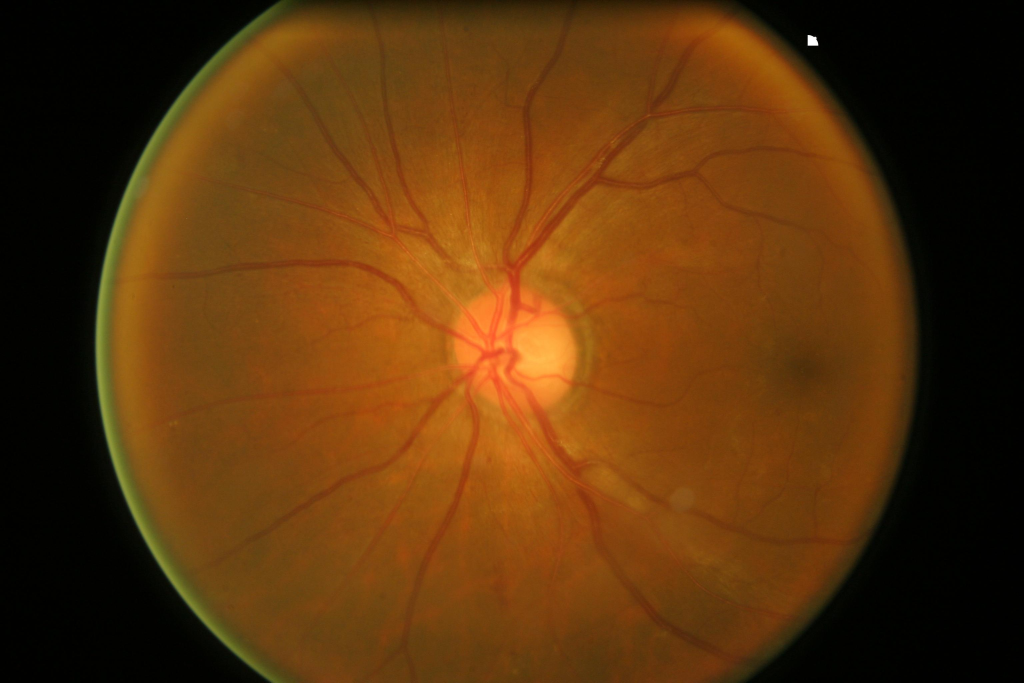
#> input picture model/RETFound/dataset/test/glaucoma/598.jpg, 3072 x 2048 px (shown at 1/3 size)
$ python -i vessel_extraction.py   (imports and definitions only)   (older library calls are emulated)
#> lines starting #> are read from the running program, lines starting #| are printed output that depends on the picture; after the words box and inside, x2 and y2 are one past the last pixel; in counts of white or black regions, pixels touching at a corner belong together
"""
Vessel Extraction Engine
========================
Blood vessel segmentation from fundus images using pure OpenCV + NumPy.
Single public function: extract_vessel_map(img_bgr, use_frangi=False)
"""

import cv2
import numpy as np


def _resize_if_needed(img):
    """Downscale if max dimension > 2000 px, preserving aspect ratio."""
    h, w = img.shape[:2]
    max_dim = max(h, w)
    if max_dim <= 2000:
        return img, 1.0
    scale = 2000.0 / max_dim
    new_w = int(w * scale)
    new_h = int(h * scale)
    resized = cv2.resize(img, (new_w, new_h), interpolation=cv2.INTER_AREA)
    return resized, scale


def _get_retinal_mask(img):
    """Return a binary mask of the retinal disc (non-black region)."""
    gray = cv2.cvtColor(img, cv2.COLOR_BGR2GRAY)
    _, binary = cv2.threshold(gray, 15, 255, cv2.THRESH_BINARY)
    kernel = cv2.getStructuringElement(cv2.MORPH_ELLIPSE, (9, 9))
    binary = cv2.morphologyEx(binary, cv2.MORPH_CLOSE, kernel)
    binary = cv2.morphologyEx(binary, cv2.MORPH_OPEN, kernel)
    return binary


def _segment_vessels(gray, use_frangi=False):
    """Core 7-step vessel segmentation pipeline."""
    # 1. Already have green channel as gray

    # 2. CLAHE equalisation
    clahe = cv2.createCLAHE(clipLimit=2.0, tileGridSize=(8, 8))
    enhanced = clahe.apply(gray)

    # 3. Background normalisation via morphological opening
    kernel_bg = cv2.getStructuringElement(cv2.MORPH_ELLIPSE, (9, 9))
    bg = cv2.morphologyEx(enhanced, cv2.MORPH_OPEN, kernel_bg)
    norm = cv2.subtract(enhanced, bg)

    # 4. Gaussian blur
    blurred = cv2.GaussianBlur(norm, (5, 5), 0)

    # 5. Adaptive threshold
    binary = cv2.adaptiveThreshold(
        blurred, 255,
        cv2.ADAPTIVE_THRESH_MEAN_C,
        cv2.THRESH_BINARY, 11, 2
    )

    # 6. Morphological cleanup
    kernel_clean = cv2.getStructuringElement(cv2.MORPH_ELLIPSE, (3, 3))
    binary = cv2.morphologyEx(binary, cv2.MORPH_OPEN, kernel_clean)   # remove noise
    binary = cv2.morphologyEx(binary, cv2.MORPH_CLOSE, kernel_clean)  # fill gaps

    # 7. Optional Frangi filter
    if use_frangi:
        binary = _apply_frangi(norm, binary)

    return binary


# [37 lines left out: function _apply_frangi, not called in this run]


def _check_threshold_direction(gray, binary, retinal_mask):
    """
    If vessel_density < 1%, re-threshold with BINARY_INV and pick
    whichever gives higher (but not >40%) density.
    """
    retinal_pixels = max(np.count_nonzero(retinal_mask), 1)
    vessel_pixels = np.count_nonzero(cv2.bitwise_and(binary, retinal_mask))
    density = vessel_pixels / retinal_pixels * 100

    if density < 1.0:
        # Try inverted
        clahe = cv2.createCLAHE(clipLimit=2.0, tileGridSize=(8, 8))
        enhanced = clahe.apply(gray)
        kernel_bg = cv2.getStructuringElement(cv2.MORPH_ELLIPSE, (9, 9))
        bg = cv2.morphologyEx(enhanced, cv2.MORPH_OPEN, kernel_bg)
        norm = cv2.subtract(enhanced, bg)
        blurred = cv2.GaussianBlur(norm, (5, 5), 0)
        binary_inv = cv2.adaptiveThreshold(
            blurred, 255,
            cv2.ADAPTIVE_THRESH_MEAN_C,
            cv2.THRESH_BINARY_INV, 11, 2
        )
        kernel_clean = cv2.getStructuringElement(cv2.MORPH_ELLIPSE, (3, 3))
        binary_inv = cv2.morphologyEx(binary_inv, cv2.MORPH_OPEN, kernel_clean)
        binary_inv = cv2.morphologyEx(binary_inv, cv2.MORPH_CLOSE, kernel_clean)

        inv_pixels = np.count_nonzero(cv2.bitwise_and(binary_inv, retinal_mask))
        inv_density = inv_pixels / retinal_pixels * 100

        if inv_density > density and inv_density <= 40.0:
            return binary_inv

    return binary


def _create_overlay(img_bgr, binary_mask):
    """Blend teal colour (0, 184, 142) at 60% opacity over vessel pixels."""
    overlay = img_bgr.copy()
    teal = np.array([142, 184, 0], dtype=np.uint8)  # BGR: (0, 184, 142) -> OpenCV BGR

    mask_bool = binary_mask == 255
    if np.any(mask_bool):
        # Create teal-coloured version
        teal_layer = np.full_like(img_bgr, teal)
        # Blend only on masked pixels: 40% original + 60% teal
        overlay[mask_bool] = cv2.addWeighted(
            img_bgr, 0.4, teal_layer, 0.6, 0
        )[mask_bool]

    return overlay


def _compute_stats(binary_mask, retinal_mask, h, w):
    """Compute vessel density, pixel count, and image size."""
    retinal_pixels = max(np.count_nonzero(retinal_mask), 1)
    vessel_pixels = int(np.count_nonzero(cv2.bitwise_and(binary_mask, retinal_mask)))
    density = round(vessel_pixels / retinal_pixels * 100, 2)

    return {
        "vessel_density": str(density),
        "vessel_pixels": str(vessel_pixels),
        "image_size": f"{w}x{h}",
    }


def extract_vessel_map(img_bgr, use_frangi=False):
    """
    Main public function for vessel segmentation.

    Parameters
    ----------
    img_bgr : np.ndarray
        Input fundus image in BGR format.
    use_frangi : bool
        Whether to apply Frangi filter (slower, off by default).

    Returns
    -------
    dict with keys: "vessel_map", "overlay", "stats"
    Never raises — returns black images on error.
    """
    try:
        orig_h, orig_w = img_bgr.shape[:2]

        # Auto-resize guard
        small, scale = _resize_if_needed(img_bgr)
        sh, sw = small.shape[:2]

        # 1. Green channel extraction
        gray = small[:, :, 1]

        # Get retinal disc mask
        retinal_mask = _get_retinal_mask(small)

        # Run segmentation pipeline
        binary = _segment_vessels(gray, use_frangi=use_frangi)

        # Mask to retinal disc only
        binary = cv2.bitwise_and(binary, retinal_mask)

        # Check threshold direction
        binary = _check_threshold_direction(gray, binary, retinal_mask)
        binary = cv2.bitwise_and(binary, retinal_mask)

        # Upscale back to original dimensions if we downscaled
        if scale < 1.0:
            binary = cv2.resize(binary, (orig_w, orig_h), interpolation=cv2.INTER_NEAREST)
            retinal_mask = cv2.resize(retinal_mask, (orig_w, orig_h), interpolation=cv2.INTER_NEAREST)

        # Create overlay on original image
        overlay = _create_overlay(img_bgr, binary)

        # Compute stats
        stats = _compute_stats(binary, retinal_mask, orig_h, orig_w)

        return {
            "vessel_map": binary,
            "overlay": overlay,
            "stats": stats,
        }

    except Exception:
        h, w = img_bgr.shape[:2] if img_bgr is not None else (100, 100)
        return {
            "vessel_map": np.zeros((h, w), dtype=np.uint8),
            "overlay": np.zeros((h, w, 3), dtype=np.uint8),
            "stats": {
                "vessel_density": "0",
                "vessel_pixels": "0",
                "image_size": "error",
            },
        }

>>> import cv2
>>> picture = cv2.imread('../../model/RETFound/dataset/test/glaucoma/598.jpg')
#> picture is the input picture: shape (2048, 3072, 3); mean B, G, R 12.2, 52, 91.7
>>> result = extract_vessel_map(picture)
#> in extract_vessel_map, `small, scale = _resize_if_needed(img_bgr)`: scale = 0.651
#> in _get_retinal_mask, `_, binary = cv2.threshold(gray, 15, 255, cv2.THRESH_BINARY)`:
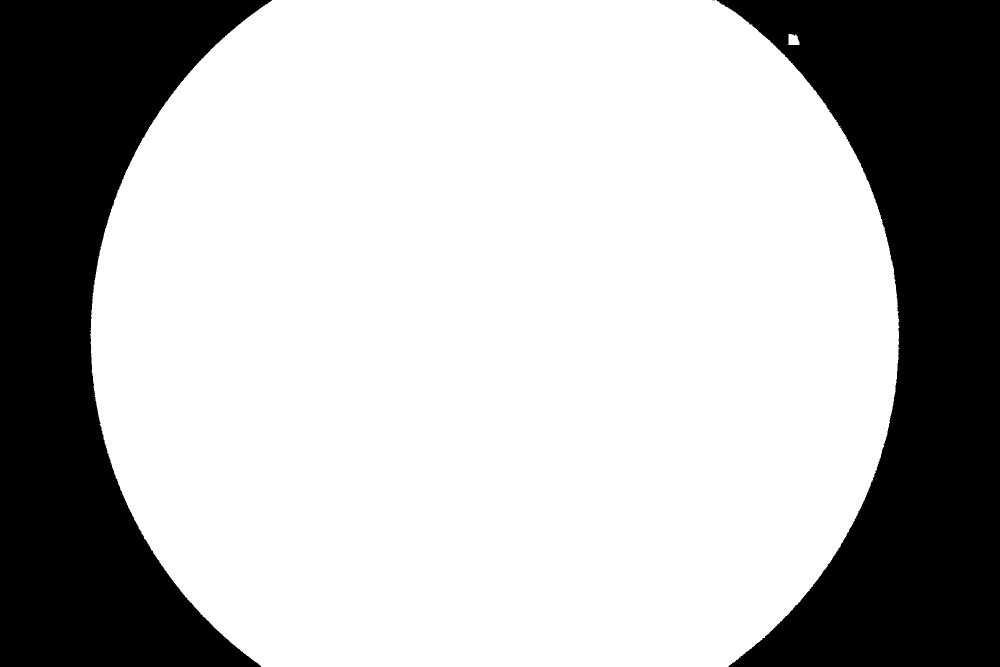
#> binary: shape (1333, 2000) (shown at 1/2 size); 70.3% white; 5 black regions (3 under 20 px), largest, box (x1, y1, x2, y2) and area: (1433, 0, 2000, 1333) 408902, (0, 0, 544, 1333) 381792
#> in _segment_vessels, `enhanced = clahe.apply(gray)`:
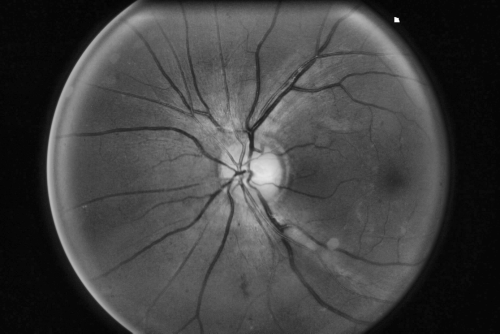
#> enhanced: shape (1333, 2000) (shown at 1/4 size); min 1, max 255, mean 66
#> in _segment_vessels, `norm = cv2.subtract(enhanced, bg)`:
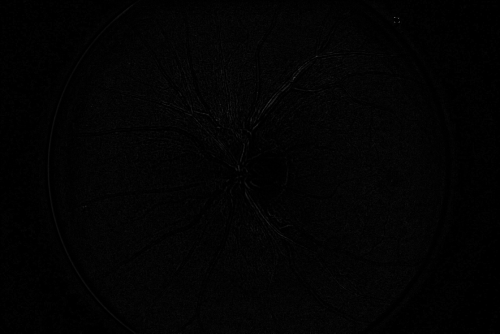
#> norm: shape (1333, 2000) (shown at 1/4 size); min 0, max 202, mean 2.8
#> in extract_vessel_map, `binary = cv2.bitwise_and(binary, retinal_mask)`:
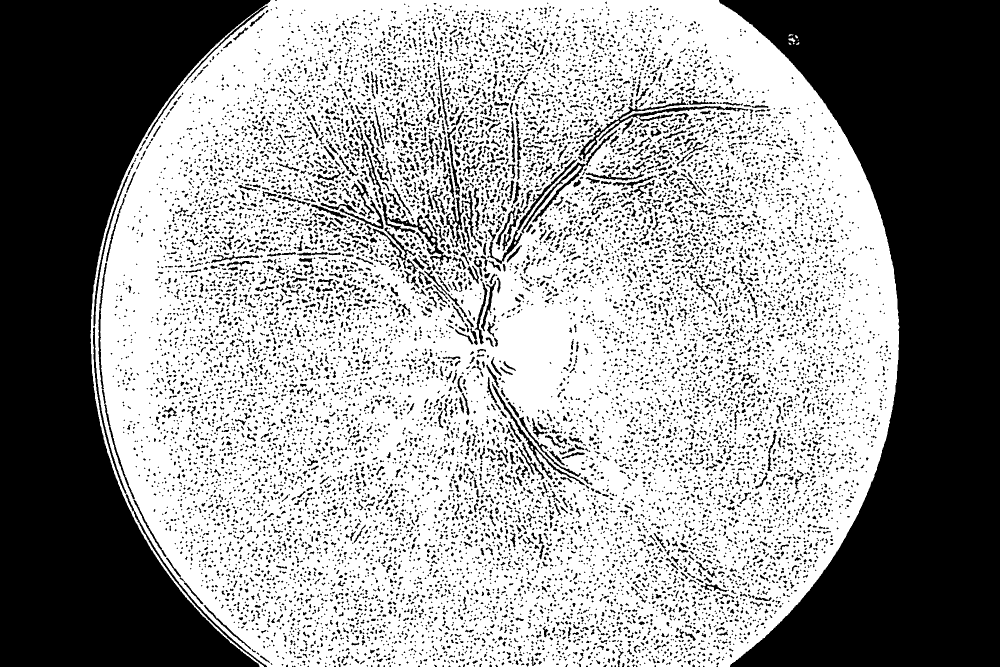
#> binary: shape (1333, 2000) (shown at 1/2 size); 59.8% white; 12413 black regions (8321 under 20 px), largest, box (x1, y1, x2, y2) and area: (1438, 0, 2000, 1333) 408958, (0, 0, 541, 1333) 381707, (1157, 194, 1473, 319) 2992
#> in _check_threshold_direction, `retinal_pixels = max(np.count_nonzero(retinal_mask), 1)`: retinal_pixels = 1875567
#> in _check_threshold_direction, `vessel_pixels = np.count_nonzero(cv2.bitwise_and(binary, retinal_mask))`: vessel_pixels = 1594374
#> in _check_threshold_direction, `density = vessel_pixels / retinal_pixels * 100`: density = 85.01
#> in _create_overlay, `overlay[mask_bool] = cv2.addWeighted( img_bgr, 0.4, teal_layer, 0.6, 0..`:
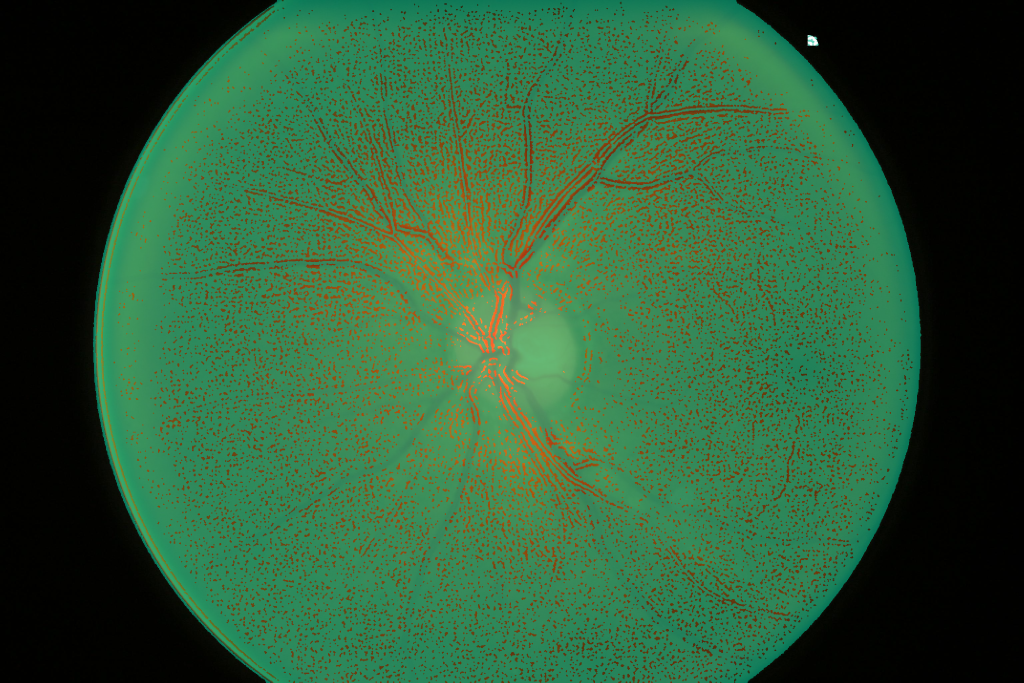
#> overlay: shape (2048, 3072, 3) (shown at 1/3 size); mean B, G, R 57, 91.9, 45.4
#> in _compute_stats, `retinal_pixels = max(np.count_nonzero(retinal_mask), 1)`: retinal_pixels = 4426068
#> in _compute_stats, `vessel_pixels = int(np.count_nonzero(cv2.bitwise_and(binary_mask, reti..`: vessel_pixels = 3762740
#> in _compute_stats, `density = round(vessel_pixels / retinal_pixels * 100, 2)`: density = 85.01
#> in extract_vessel_map, `stats = _compute_stats(binary, retinal_mask, orig_h, orig_w)`: stats = {'vessel_density': '85.01', 'vessel_pixels': '3762740', 'image_size': '3072x2048'}
#> result = 3 items

$ run again, on model/RETFound/dataset/test/glaucoma/600.jpg
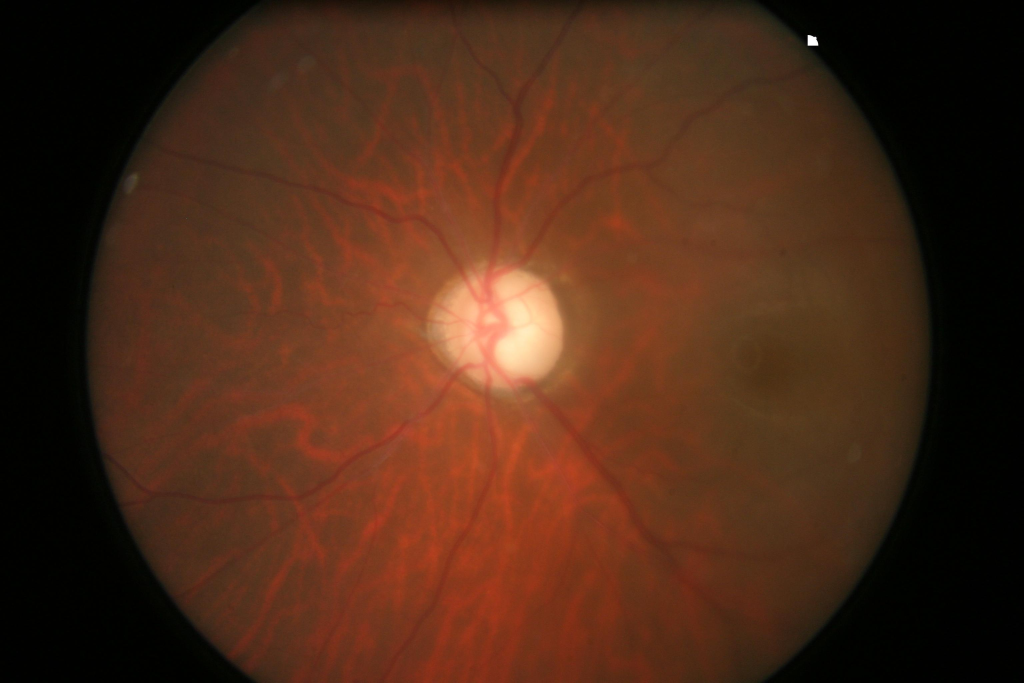
#> input picture model/RETFound/dataset/test/glaucoma/600.jpg, 3072 x 2048 px (shown at 1/3 size)
#> picture is the input picture: shape (2048, 3072, 3); mean B, G, R 23.6, 41.7, 76
#> in extract_vessel_map, `small, scale = _resize_if_needed(img_bgr)`: scale = 0.651
#> in extract_vessel_map, `binary = cv2.bitwise_and(binary, retinal_mask)`:
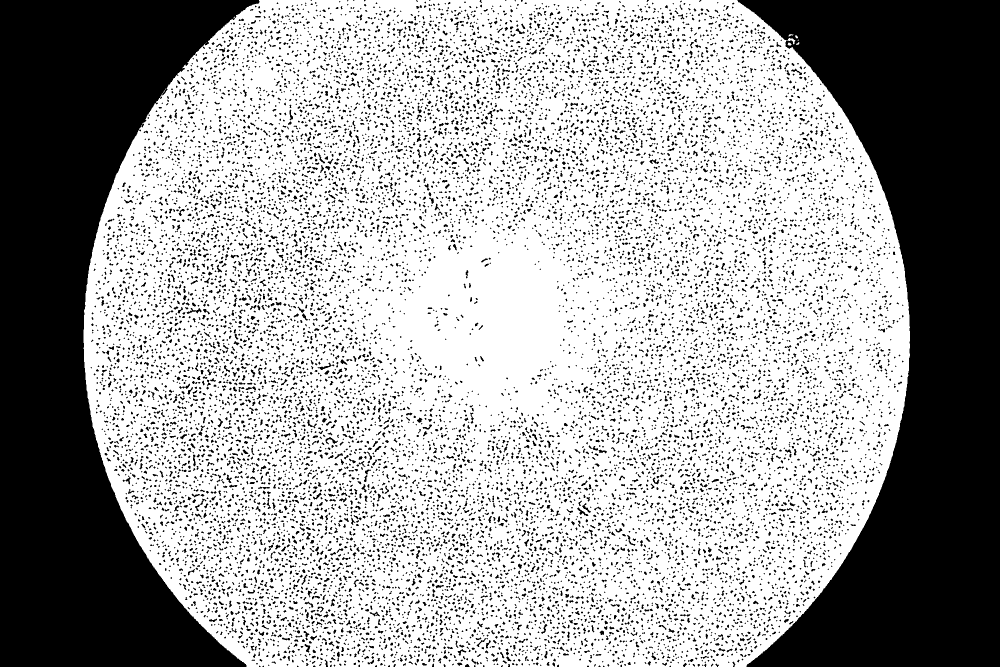
#> binary: shape (1333, 2000) (shown at 1/2 size); 64.4% white; 14679 black regions (11233 under 20 px), largest, box (x1, y1, x2, y2) and area: (1475, 0, 2000, 1333) 375386, (0, 0, 519, 1333) 358234, (373, 616, 403, 628) 132
#> in _check_threshold_direction, `retinal_pixels = max(np.count_nonzero(retinal_mask), 1)`: retinal_pixels = 1932950
#> in _check_threshold_direction, `vessel_pixels = np.count_nonzero(cv2.bitwise_and(binary, retinal_mask))`: vessel_pixels = 1717324
#> in _check_threshold_direction, `density = vessel_pixels / retinal_pixels * 100`: density = 88.84
#> retinal_mask: shape (2048, 3072); 72.5% white; 2 black regions, box (x1, y1, x2, y2) and area: (2266, 0, 3072, 2048) 884084, (0, 0, 798, 2048) 845953
#> mask_bool: shape (2048, 3072) bool; 64.4% white; 14679 black regions (4966 under 20 px), largest, box (x1, y1, x2, y2) and area: (2266, 0, 3072, 2048) 884917, (0, 0, 798, 2048) 846454, (573, 947, 620, 965) 312
#> in _create_overlay, `overlay[mask_bool] = cv2.addWeighted( img_bgr, 0.4, teal_layer, 0.6, 0..`:
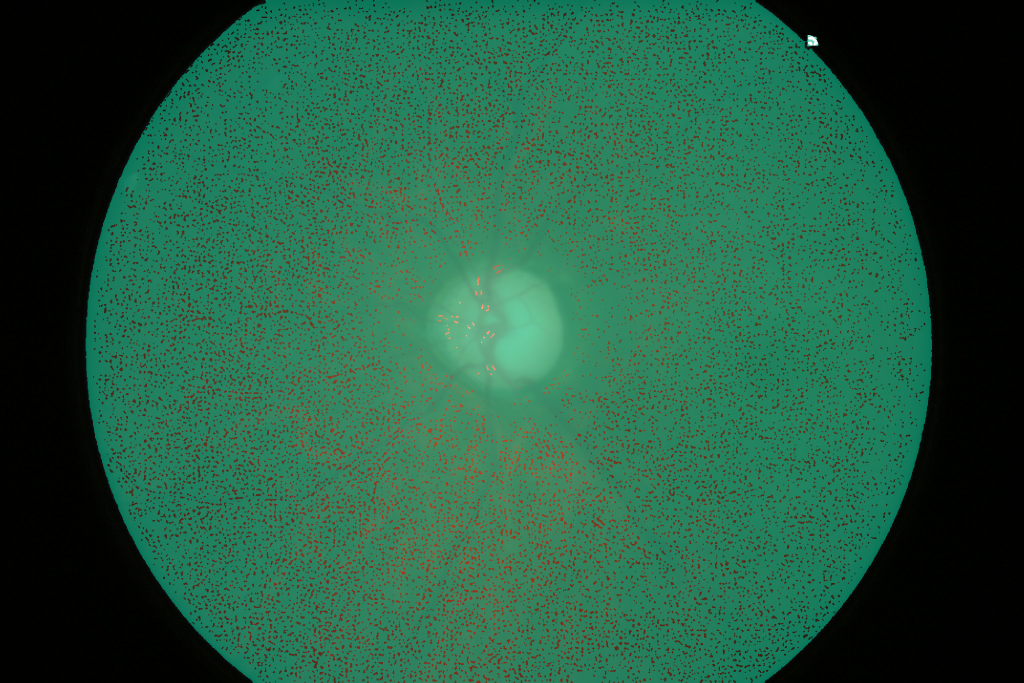
#> overlay: shape (2048, 3072, 3) (shown at 1/3 size); mean B, G, R 65.9, 90.7, 35.6
#> in _compute_stats, `retinal_pixels = max(np.count_nonzero(retinal_mask), 1)`: retinal_pixels = 4561419
#> in _compute_stats, `vessel_pixels = int(np.count_nonzero(cv2.bitwise_and(binary_mask, reti..`: vessel_pixels = 4053334
#> in _compute_stats, `density = round(vessel_pixels / retinal_pixels * 100, 2)`: density = 88.86
#> stats = {'vessel_density': '88.86', 'vessel_pixels': '4053334', 'image_size': '3072x2048'}
#> result = 3 items
